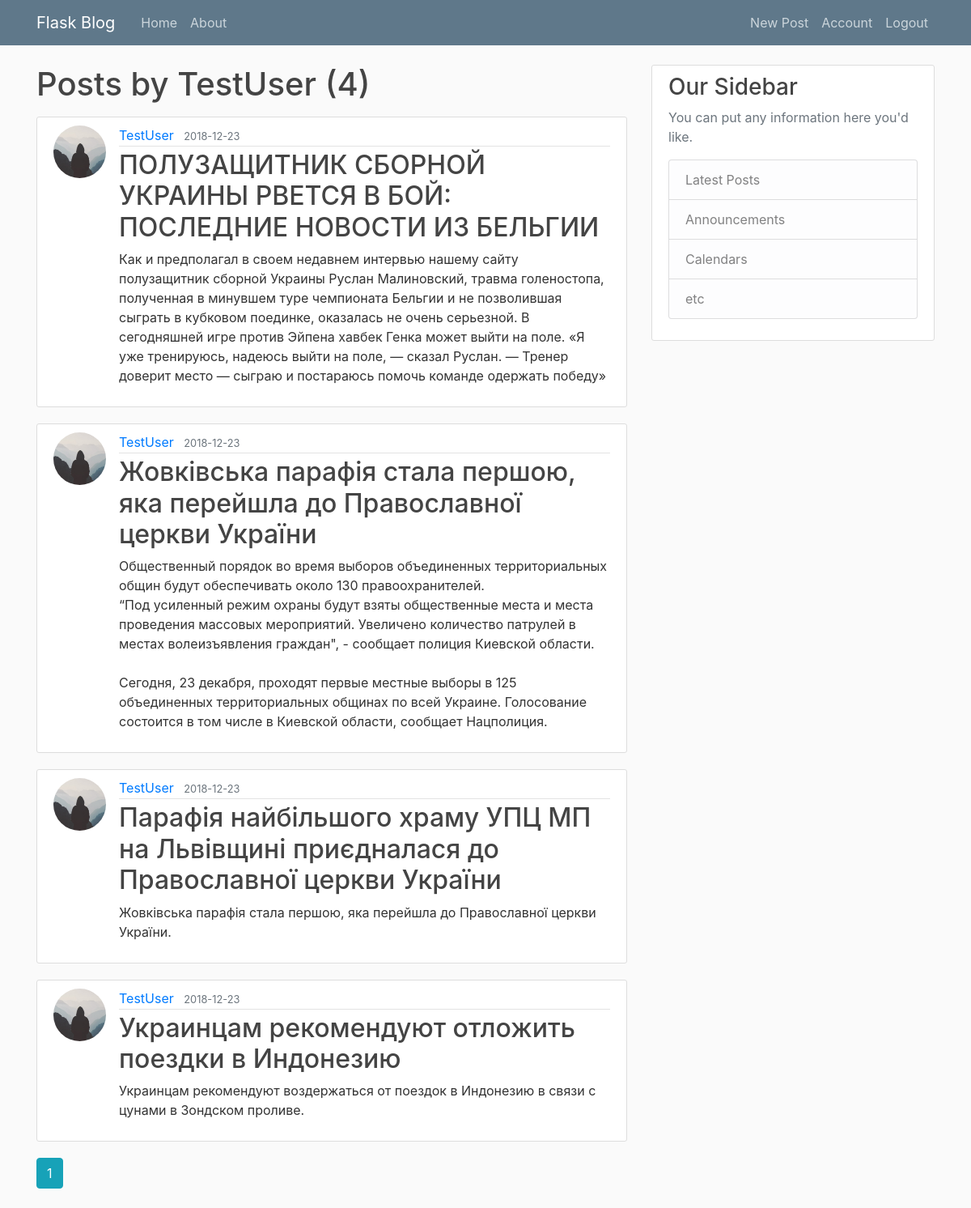
The page /user/TestUser (signed in) on the database its author committed.
### flaskblog/models.py (models this page shows, shortened)
class User(db.Model, UserMixin):
    id = db.Column(db.Integer, primary_key=True)
    username = db.Column(db.String(20), unique=True, nullable=False)
    email = db.Column(db.String(120), unique=True, nullable=False)
    image_file = db.Column(db.String(20), nullable=False, default='default.jpg')
    password = db.Column(db.String(60), nullable=False)
    posts = db.relationship('Post', backref='author', lazy=True)

class Post(db.Model):
    id = db.Column(db.Integer, primary_key=True)
    title = db.Column(db.String(100), nullable=False)
    date_posted = db.Column(db.DateTime, nullable=False, default=datetime.utcnow)
    content = db.Column(db.Text, nullable=False)
    user_id = db.Column(db.Integer, db.ForeignKey('user.id'), nullable=False)

### flaskblog/routes.py (the view)
@app.route("/user/<string:username>")
def user_posts(username):
    page = request.args.get('page', 1, type=int)
    user = User.query.filter_by(username=username).first_or_404()
    posts = Post.query.filter_by(author=user)\
        .order_by(Post.date_posted.desc())\
        .paginate(page=page, per_page=5)
    return render_template('user_posts.html', posts=posts, user=user)

### flaskblog/models.py (called while the page is built)
@login_manager.user_loader
def load_user(user_id):
    return User.query.get(int(user_id))

### flaskblog/templates/user_posts.html
{% extends "layout.html" %}
{% block content %}
    <h1 class="mb-3">Posts by {{ user.username }} ({{ posts.total }})</h1>
    {% for post in posts.items %}
        <article class="media content-section">
          <img class="rounded-circle article-img" src="{{ url_for("static",filename="profile_pics/"+post.author.image_file) }}">
          <div class="media-body">
            <div class="article-metadata">
              <a class="mr-2" href="{{ url_for('user_posts', username=post.author.username) }}">{{ post.author.username }}</a>
              <small class="text-muted">{{ post.date_posted.strftime("%Y-%m-%d") }}</small>
            </div>
            <h2><a class="article-title" href="{{ url_for("post", post_id=post.id) }}">{{ post.title }}</a></h2>
            <p class="article-content">{{ post.content }}</p>
          </div>
        </article>
    {% endfor %}
    {% for page_num in posts.iter_pages(left_edge=1, right_edge=1, left_current=1, right_current=2) %}
        {% if page_num %}
            {% if posts.page == page_num %}
                <a class="btn btn-info mb-4" href="{{ url_for("user_posts", username=user.username, page=page_num) }}">{{ page_num }}</a>
            {% else %}
                <a class="btn btn-outline-info mb-4" href="{{ url_for("user_posts", username=user.username ,page=page_num) }}">{{ page_num }}</a>
            {% endif %}
        {% else %}
            ...
        {% endif %}
    {% endfor %}
{% endblock content %}

### flaskblog/static/main.css (style rules this page uses)
body { background: #fafafa; color: #333333; margin-top: 5rem; }
h1, h2, h3, h4, h5, h6 { color: #444444; }
.content-section { background: #ffffff; padding: 10px 20px; border: 1px solid #dddddd; border-radius: 3px; margin-bottom: 20px; }
.article-title { color: #444444; }
.article-content { white-space: pre-line; }
.article-img { height: 65px; width: 65px; margin-right: 16px; }
.article-metadata { padding-bottom: 1px; margin-bottom: 4px; border-bottom: 1px solid #e3e3e3 }

### rows shown on the page
User: username "TestUser"
Post: image_file (placeholder picture), author.username "TestUser", date_posted "2018-12-23", title "ПОЛУЗАЩИТНИК СБОРНОЙ УКРАИНЫ РВЕТСЯ В БОЙ: ПОСЛЕДНИЕ НОВОСТИ ИЗ БЕЛЬГИИ", content "Как и предполагал в своем недавнем интервью нашему сайту полузащитник сборной Украины Руслан Малиновский, травма голеностопа, полученная в минувшем туре чемпионата Бельгии и не позволившая сыграть в кубковом поединке, оказалась не очень серьезной. В сегодняшней игре против Эйпена хавбек Генка может выйти на поле. «Я уже тренируюсь, надеюсь выйти на поле, — сказал Руслан. — Тренер доверит место — сыграю и постараюсь помочь команде одержать победу»"
Post: image_file (placeholder picture), author.username "TestUser", date_posted "2018-12-23", title "Жовківська парафія стала першою, яка перейшла до Православної церкви України", content "Общественный порядок во время выборов объединенных территориальных общин будут обеспечивать около 130 правоохранителей. “Под усиленный режим охраны будут взяты общественные места и места проведения массовых мероприятий. Увеличено количество патрулей в местах волеизъявления граждан\", - сообщает полиция Киевской области. Сегодня, 23 декабря, проходят первые местные выборы в 125 объединенных территориальных общинах по всей Украине. Голосование состоится в том числе в Киевской области, сообщает Нацполиция."
Post: image_file (placeholder picture), author.username "TestUser", date_posted "2018-12-23", title "Парафія найбільшого храму УПЦ МП на Львівщині приєдналася до Православної церкви України", content "Жовківська парафія стала першою, яка перейшла до Православної церкви України."
Post: image_file (placeholder picture), author.username "TestUser", date_posted "2018-12-23", title "Украинцам рекомендуют отложить поездки в Индонезию", content "Украинцам рекомендуют воздержаться от поездок в Индонезию в связи с цунами в Зондском проливе."

### other values the page prints
{{ posts.total }} "4"
{{ page_num }} "1"
